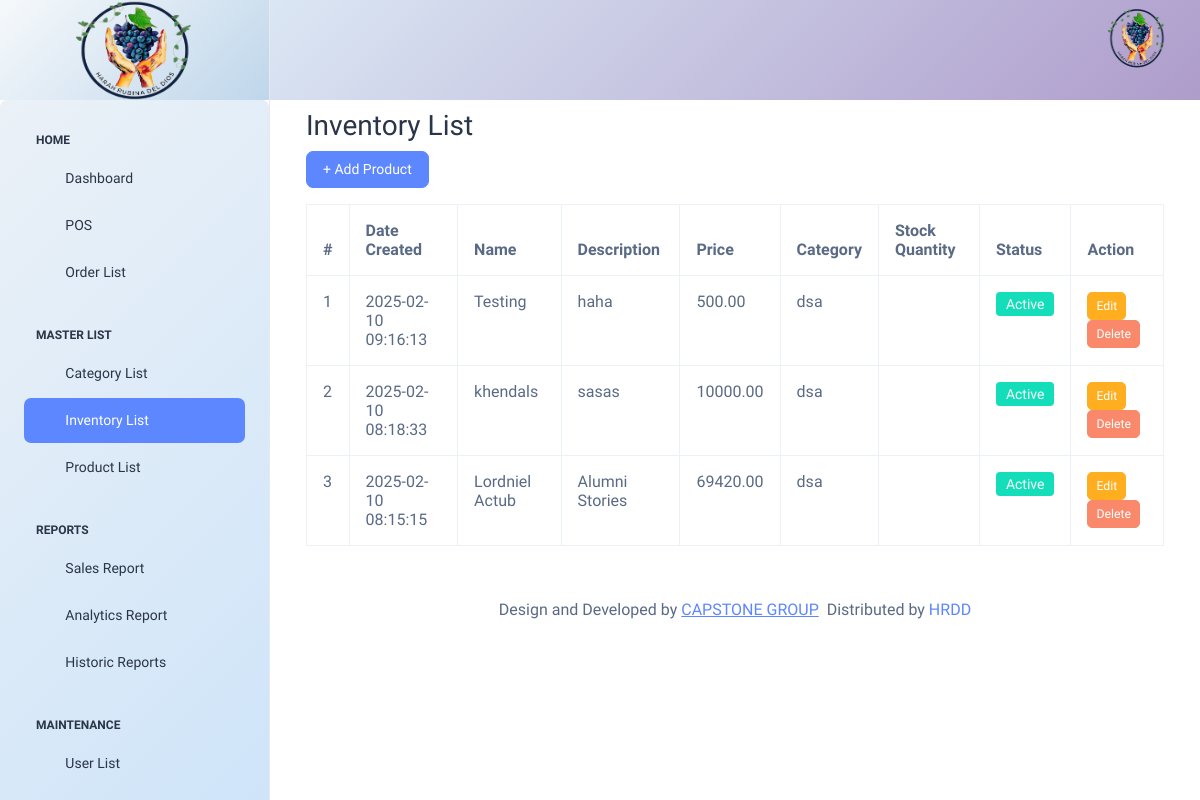
Screenshot of /index_admin.php?page=inventory_list (signed in) with the database file from the repository.
### tables this page shows
CREATE TABLE `products` (
  `id` int(11) NOT NULL,
  `name` varchar(255) NOT NULL,
  `image` varchar(255) DEFAULT NULL,
  `description` text DEFAULT NULL,
  `price` decimal(10,2) NOT NULL,
  `status` enum('Active','Inactive') DEFAULT 'Active',
  `date_created` timestamp NOT NULL DEFAULT current_timestamp(),
  `category_id` int(11) NOT NULL
);

CREATE TABLE `categories` (
  `id` int(11) NOT NULL,
  `name` varchar(255) NOT NULL,
  `description` text NOT NULL,
  `status` varchar(50) DEFAULT 'Active',
  `date_created` timestamp NOT NULL DEFAULT current_timestamp()
);

### modules/inventory_list.php (the view, shortened to what this page needs)
<?php
include "includes/connection.php";
function getProducts($con) {
    $sql = "SELECT products.*, categories.name AS category_name, inventory.stock_quantity FROM products
            JOIN categories ON products.category_id = categories.id
            LEFT JOIN inventory ON products.id = inventory.product_id
            ORDER BY products.date_created DESC";
    $result = $con->query($sql);
    return $result;
}
?>
<div class="container mt-4">
    <h2> Inventory List</h2>
    <button class="btn btn-primary mb-3" data-bs-toggle="modal" data-bs-target="#addProductModal">+ Add Product</button>
    <table class="table table-bordered">
        <thead>
            <tr>
                <th>#</th>
                <th>Date Created</th>
                <th>Name</th>
                <th>Description</th>
                <th>Price</th>
                <th>Category</th>
                <th>Stock Quantity</th>
                <th>Status</th>
                <th>Action</th>
            </tr>
        </thead>
        <tbody>
            <?php $products = getProducts($con); $i = 1; ?>
            <?php while ($row = $products->fetch_assoc()) : ?>
            <tr>
                <td><?= $i++; ?></td>
                <td><?= $row['date_created']; ?></td>
                <td><?= $row['name']; ?></td>
                <td><?= $row['description']; ?></td>
                <td><?= $row['price']; ?></td>
                <td><?= $row['category_name']; ?></td>
                <td><?= $row['stock_quantity']; ?></td>
                <td><span class="badge bg-success">Active</span></td>
                <td>
                    <button class="btn btn-warning btn-sm" data-bs-toggle="modal" data-bs-target="#editProductModal<?= $row['id']; ?>">Edit</button>
                    <button class="btn btn-danger btn-sm" data-bs-toggle="modal" data-bs-target="#deleteProductModal<?= $row['id']; ?>">Delete</button>
                </td>
            </tr>
            <?php endwhile; ?>
        </tbody>
    </table>
</div>

### index_admin.php (style rules this page uses)
body { font-family: ; font-size: 17px; }

### rows the page displays
products: date_created "2025-02-10 09:16:13", name "Testing", description "haha", price "500.00", category.name "dsa"
products: date_created "2025-02-10 08:18:33", name "khendals", description "sasas", price "10000.00", category.name "dsa"
products: date_created "2025-02-10 08:15:15", name "Lordniel Actub", description "Alumni Stories", price "69420.00", category.name "dsa"
